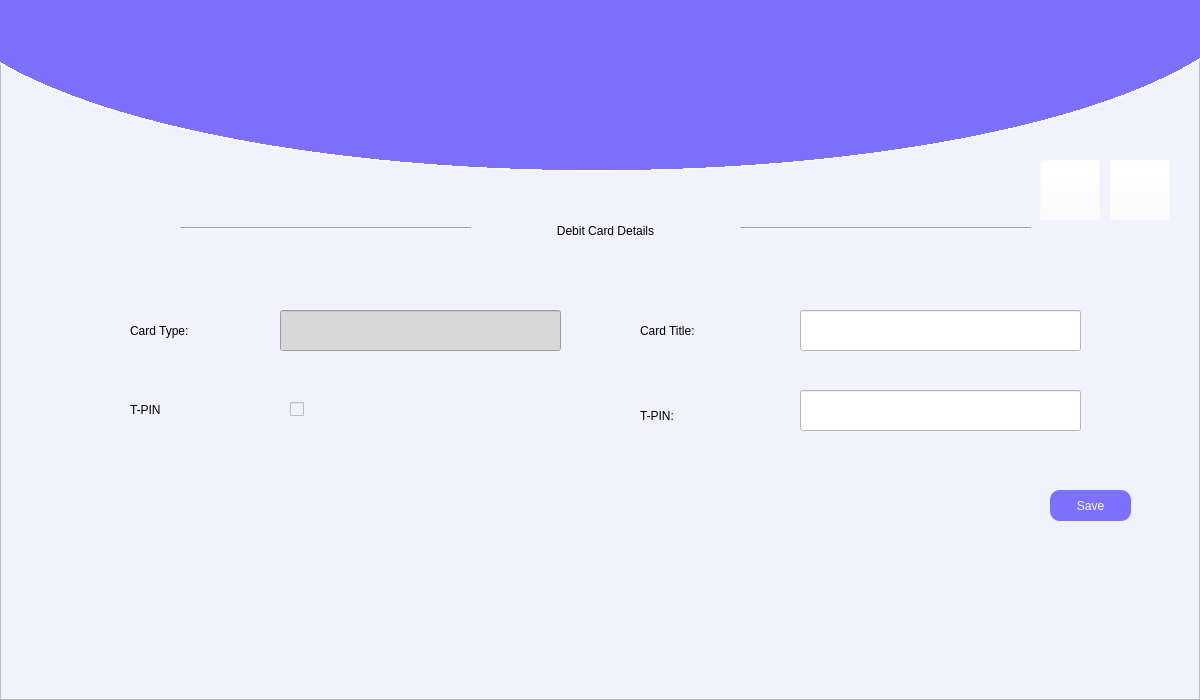
<?xml version="1.0" encoding="UTF-8"?>
<ui version="4.0">
 <class>Form</class>
 <widget class="QWidget" name="Form">
  <property name="geometry">
   <rect>
    <x>0</x>
    <y>0</y>
    <width>1200</width>
    <height>700</height>
   </rect>
  </property>
  <property name="maximumSize">
   <size>
    <width>1200</width>
    <height>700</height>
   </size>
  </property>
  <property name="windowTitle">
   <string>Form</string>
  </property>
  <widget class="QFrame" name="MainFrame">
   <property name="geometry">
    <rect>
     <x>0</x>
     <y>0</y>
     <width>1200</width>
     <height>700</height>
    </rect>
   </property>
   <property name="styleSheet">
    <string notr="true">background-color: rgb(242, 242, 255);</string>
   </property>
   <property name="frameShape">
    <enum>QFrame::StyledPanel</enum>
   </property>
   <property name="frameShadow">
    <enum>QFrame::Raised</enum>
   </property>
   <widget class="QWidget" name="TopBlueCurve" native="true">
    <property name="geometry">
     <rect>
      <x>-100</x>
      <y>-230</y>
      <width>1400</width>
      <height>410</height>
     </rect>
    </property>
    <property name="autoFillBackground">
     <bool>false</bool>
    </property>
    <property name="styleSheet">
     <string notr="true">background-color: qradialgradient(spread:pad, cx:0.5, cy:0.5, radius:0.911, fx:0.495, fy:0.5, stop:0 rgba(124, 112, 255, 255), stop:0.522167 rgba(124, 112, 255, 255), stop:0.522685 rgba(255, 255, 255, 255), stop:0.527094 rgba(255, 255, 255, 0));
</string>
    </property>
   </widget>
   <widget class="QPushButton" name="back">
    <property name="geometry">
     <rect>
      <x>1040</x>
      <y>160</y>
      <width>60</width>
      <height>60</height>
     </rect>
    </property>
    <property name="cursor">
     <cursorShape>PointingHandCursor</cursorShape>
    </property>
    <property name="styleSheet">
     <string notr="true">background-color: rgba(255, 255, 255, 0);</string>
    </property>
    <property name="text">
     <string/>
    </property>
    <property name="icon">
     <iconset>
      <normaloff>../Images/arroe_left.png</normaloff>../Images/arroe_left.png</iconset>
    </property>
    <property name="iconSize">
     <size>
      <width>60</width>
      <height>60</height>
     </size>
    </property>
   </widget>
   <widget class="QPushButton" name="forward">
    <property name="geometry">
     <rect>
      <x>1110</x>
      <y>160</y>
      <width>60</width>
      <height>60</height>
     </rect>
    </property>
    <property name="cursor">
     <cursorShape>PointingHandCursor</cursorShape>
    </property>
    <property name="styleSheet">
     <string notr="true">background-color: rgba(255, 255, 255, 0);</string>
    </property>
    <property name="text">
     <string/>
    </property>
    <property name="icon">
     <iconset>
      <normaloff>../Images/arroe_right.png</normaloff>../Images/arroe_right.png</iconset>
    </property>
    <property name="iconSize">
     <size>
      <width>60</width>
      <height>60</height>
     </size>
    </property>
   </widget>
   <widget class="Line" name="line_4">
    <property name="geometry">
     <rect>
      <x>740</x>
      <y>220</y>
      <width>291</width>
      <height>16</height>
     </rect>
    </property>
    <property name="orientation">
     <enum>Qt::Horizontal</enum>
    </property>
   </widget>
   <widget class="Line" name="line_3">
    <property name="geometry">
     <rect>
      <x>180</x>
      <y>220</y>
      <width>291</width>
      <height>16</height>
     </rect>
    </property>
    <property name="orientation">
     <enum>Qt::Horizontal</enum>
    </property>
   </widget>
   <widget class="QLabel" name="label">
    <property name="geometry">
     <rect>
      <x>480</x>
      <y>210</y>
      <width>251</width>
      <height>41</height>
     </rect>
    </property>
    <property name="styleSheet">
     <string notr="true">font: 75 16pt &quot;Segoe UI Black&quot;;</string>
    </property>
    <property name="text">
     <string>Debit Card Details</string>
    </property>
    <property name="alignment">
     <set>Qt::AlignCenter</set>
    </property>
   </widget>
   <widget class="QLabel" name="SName_2">
    <property name="geometry">
     <rect>
      <x>640</x>
      <y>400</y>
      <width>161</width>
      <height>31</height>
     </rect>
    </property>
    <property name="styleSheet">
     <string notr="true">font:13pt &quot;Segoe UI Black&quot;;</string>
    </property>
    <property name="text">
     <string>T-PIN:</string>
    </property>
   </widget>
   <widget class="QLineEdit" name="type_entry">
    <property name="geometry">
     <rect>
      <x>280</x>
      <y>310</y>
      <width>281</width>
      <height>41</height>
     </rect>
    </property>
    <property name="styleSheet">
     <string notr="true">background-color: rgb(216, 216, 216);
font: 11pt &quot;MS Shell Dlg 2&quot;;</string>
    </property>
    <property name="readOnly">
     <bool>true</bool>
    </property>
    <property name="clearButtonEnabled">
     <bool>false</bool>
    </property>
   </widget>
   <widget class="QLabel" name="SName">
    <property name="geometry">
     <rect>
      <x>640</x>
      <y>310</y>
      <width>151</width>
      <height>41</height>
     </rect>
    </property>
    <property name="styleSheet">
     <string notr="true">font:13pt &quot;Segoe UI Black&quot;;</string>
    </property>
    <property name="text">
     <string>Card Title:</string>
    </property>
   </widget>
   <widget class="QLineEdit" name="tpin_entry">
    <property name="geometry">
     <rect>
      <x>800</x>
      <y>390</y>
      <width>281</width>
      <height>41</height>
     </rect>
    </property>
    <property name="styleSheet">
     <string notr="true">background-color: rgb(255, 255, 255);
font: 11pt &quot;MS Shell Dlg 2&quot;;</string>
    </property>
    <property name="inputMethodHints">
     <set>Qt::ImhNone</set>
    </property>
    <property name="inputMask">
     <string/>
    </property>
    <property name="maxLength">
     <number>4</number>
    </property>
    <property name="clearButtonEnabled">
     <bool>false</bool>
    </property>
   </widget>
   <widget class="QLabel" name="FName">
    <property name="geometry">
     <rect>
      <x>130</x>
      <y>310</y>
      <width>131</width>
      <height>41</height>
     </rect>
    </property>
    <property name="styleSheet">
     <string notr="true">font:13pt &quot;Segoe UI Black&quot;;</string>
    </property>
    <property name="text">
     <string>Card Type:</string>
    </property>
   </widget>
   <widget class="QLabel" name="FName_2">
    <property name="geometry">
     <rect>
      <x>130</x>
      <y>389</y>
      <width>141</width>
      <height>41</height>
     </rect>
    </property>
    <property name="styleSheet">
     <string notr="true">font:13pt &quot;Segoe UI Black&quot;;</string>
    </property>
    <property name="text">
     <string>T-PIN</string>
    </property>
   </widget>
   <widget class="QLineEdit" name="title_entry">
    <property name="geometry">
     <rect>
      <x>800</x>
      <y>310</y>
      <width>281</width>
      <height>41</height>
     </rect>
    </property>
    <property name="styleSheet">
     <string notr="true">background-color: rgb(255, 255, 255);
font: 11pt &quot;MS Shell Dlg 2&quot;;</string>
    </property>
    <property name="inputMethodHints">
     <set>Qt::ImhNone</set>
    </property>
    <property name="inputMask">
     <string/>
    </property>
    <property name="clearButtonEnabled">
     <bool>false</bool>
    </property>
   </widget>
   <widget class="QCheckBox" name="tpin_check">
    <property name="geometry">
     <rect>
      <x>290</x>
      <y>389</y>
      <width>161</width>
      <height>41</height>
     </rect>
    </property>
    <property name="styleSheet">
     <string notr="true">font: 13pt &quot;MS Shell Dlg 2&quot;;</string>
    </property>
    <property name="text">
     <string/>
    </property>
   </widget>
   <widget class="QPushButton" name="Save">
    <property name="geometry">
     <rect>
      <x>1050</x>
      <y>490</y>
      <width>81</width>
      <height>31</height>
     </rect>
    </property>
    <property name="cursor">
     <cursorShape>PointingHandCursor</cursorShape>
    </property>
    <property name="styleSheet">
     <string notr="true">background-color: rgb(124, 112, 255);
color: rgb(255, 255, 255);
font: 87 14pt &quot;Segoe UI Black&quot;;
border-radius: 10px</string>
    </property>
    <property name="text">
     <string>Save</string>
    </property>
   </widget>
   <widget class="QLabel" name="error">
    <property name="geometry">
     <rect>
      <x>640</x>
      <y>550</y>
      <width>381</width>
      <height>20</height>
     </rect>
    </property>
    <property name="styleSheet">
     <string notr="true">font: 9pt &quot;MS Shell Dlg 2&quot;;
color: rgb(222, 0, 0);</string>
    </property>
    <property name="text">
     <string/>
    </property>
    <property name="alignment">
     <set>Qt::AlignCenter</set>
    </property>
   </widget>
   <widget class="QPushButton" name="pushButton_2">
    <property name="geometry">
     <rect>
      <x>430</x>
      <y>30</y>
      <width>360</width>
      <height>150</height>
     </rect>
    </property>
    <property name="styleSheet">
     <string notr="true">background-color: rgba(255, 255, 255, 0);</string>
    </property>
    <property name="text">
     <string/>
    </property>
    <property name="icon">
     <iconset>
      <normaloff>../Images/Logo.png</normaloff>../Images/Logo.png</iconset>
    </property>
    <property name="iconSize">
     <size>
      <width>350</width>
      <height>350</height>
     </size>
    </property>
    <property name="flat">
     <bool>true</bool>
    </property>
   </widget>
  </widget>
 </widget>
 <resources>
  <include location="image.qrc"/>
 </resources>
 <connections/>
</ui>
